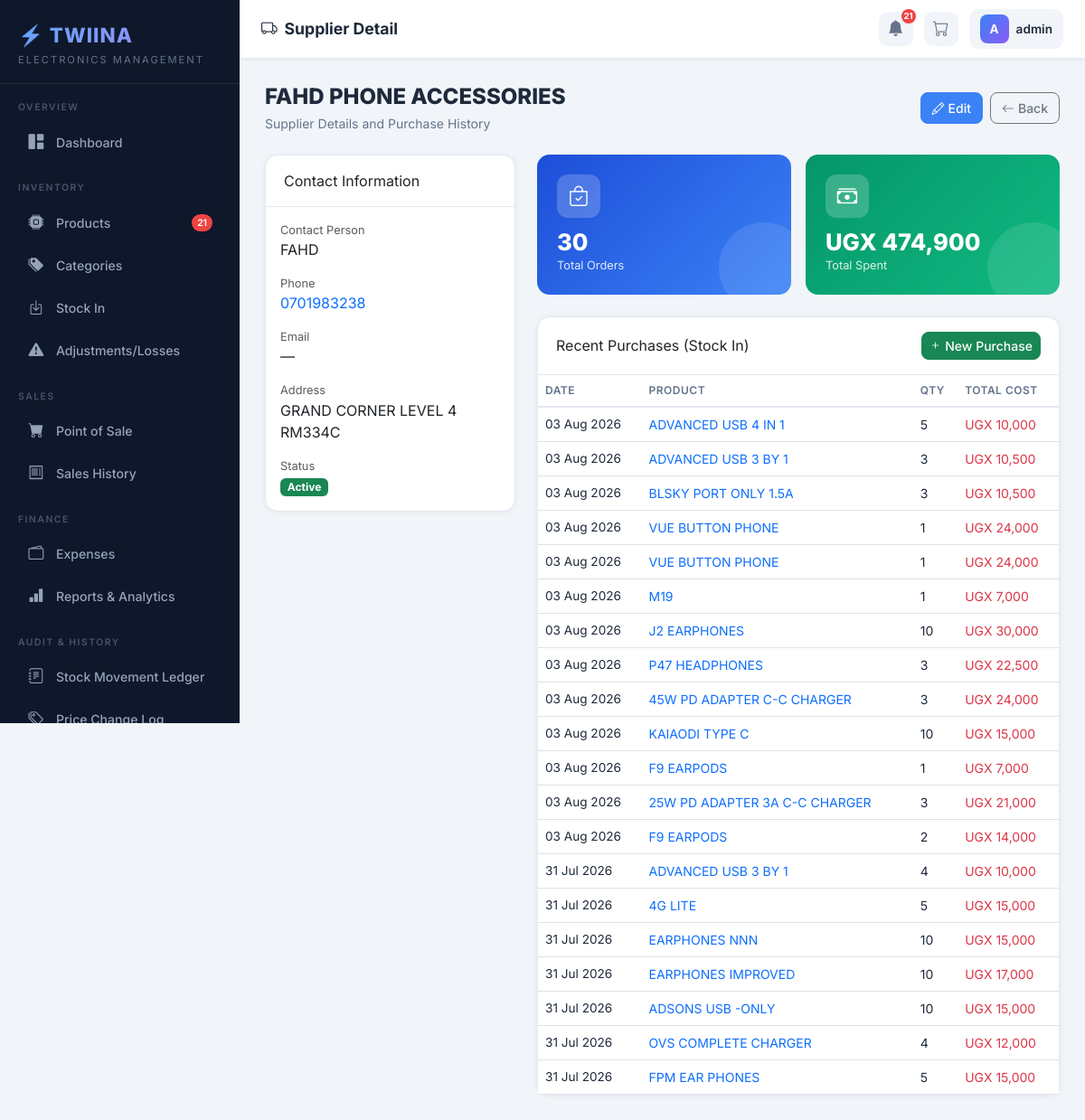
Page /suppliers/1/ (signed in) on the committed database.
### shop/models.py (models this page shows, shortened)
class Supplier(models.Model):
    name = models.CharField(max_length=200)
    contact_person = models.CharField(max_length=100, blank=True)
    phone = models.CharField(max_length=20)
    email = models.EmailField(blank=True)
    address = models.TextField(blank=True)
    notes = models.TextField(blank=True)
    is_active = models.BooleanField(default=True)
    date_added = models.DateTimeField(auto_now_add=True)
    class Meta:
        ordering = ['name']
    def total_purchases_amount(self):
        return self.stockin_set.aggregate(
            total=models.Sum('total_cost')
        )['total'] or Decimal('0.00')
    def total_orders(self):
        return self.stockin_set.count()

class StockIn(models.Model):
    product = models.ForeignKey(Product, on_delete=models.CASCADE, related_name='stock_ins')
    supplier = models.ForeignKey(Supplier, on_delete=models.SET_NULL, null=True, blank=True, related_name='stockin_set')
    quantity = models.PositiveIntegerField()
    buying_price_per_unit = models.DecimalField(max_digits=12, decimal_places=2)
    total_cost = models.DecimalField(max_digits=15, decimal_places=2, default=0)
    invoice_number = models.CharField(max_length=100, blank=True)
    notes = models.TextField(blank=True)
    received_by = models.ForeignKey(User, on_delete=models.SET_NULL, null=True, related_name='stock_ins')
    date_received = models.DateTimeField(auto_now_add=True)
    class Meta:
        verbose_name = "Stock In"
        verbose_name_plural = "Stock In Records"
        ordering = ['-date_received']

class Product(models.Model):
    PRICING_MODE_CHOICES = [
        ('MARKUP', 'Markup Percentage'),
        ('DIRECT', 'Direct Selling Price'),
    ]
    UNIT_CHOICES = [
        ('piece', 'Piece'), ('pair', 'Pair'), ('box', 'Box'),
        ('set', 'Set'), ('dozen', 'Dozen'), ('unit', 'Unit'),
        ('roll', 'Roll'), ('metre', 'Metre'), ('kit', 'Kit'),
    ]
    name = models.CharField(max_length=200)
    category = models.ForeignKey(Category, on_delete=models.SET_NULL, null=True, blank=True)
    brand = models.CharField(max_length=100, blank=True)
    model_number = models.CharField(max_length=100, blank=True)
    description = models.TextField(blank=True)
    barcode = models.CharField(max_length=100, blank=True, null=True, unique=True)
    unit = models.CharField(max_length=20, choices=UNIT_CHOICES, default='piece')
    image = models.ImageField(upload_to='products/', blank=True, null=True)
    buying_price = models.DecimalField(max_digits=12, decimal_places=2, default=0)
    pricing_mode = models.CharField(max_length=10, choices=PRICING_MODE_CHOICES, default='MARKUP')
    markup_percentage = models.DecimalField(max_digits=6, decimal_places=2, default=Decimal('50.00'))
    direct_selling_price = models.DecimalField(max_digits=12, decimal_places=2, null=True, blank=True)
    current_stock = models.PositiveIntegerField(default=0)
    reserved_stock = models.PositiveIntegerField(default=0)
    minimum_stock = models.PositiveIntegerField(default=5)
    is_active = models.BooleanField(default=True)
    date_added = models.DateTimeField(auto_now_add=True)
    last_updated = models.DateTimeField(auto_now=True)
    class Meta:
        ordering = ['name']

### shop/views.py (the view)
# urls.py: path('suppliers/<int:pk>/', views.supplier_detail, name='supplier_detail'),
@admin_required
def supplier_detail(request, pk):
    supplier = get_object_or_404(Supplier, pk=pk)
    stock_ins = supplier.stockin_set.select_related('product').order_by('-date_received')[:20]
    return render(request, 'shop/suppliers/detail.html', {
        'supplier': supplier,
        'stock_ins': stock_ins,
    })

### shop/context_processors.py (called while the page is built)
def global_context(request):
    if request.user.is_authenticated:
        low_stock_count = Product.objects.filter(
            current_stock__lte=models_min_stock(), is_active=True
        ).count()
        today_sales = Sale.objects.filter(
            date__date=timezone.now().date()
        ).count()
        try:
            user_role = request.user.profile.role
        except Exception:
            user_role = 'ATTENDANT'
        return {
            'low_stock_count': low_stock_count,
            'today_sales_count': today_sales,
            'user_role': user_role,
        }
    return {}

def models_min_stock():
    from django.db.models import F
    return F('minimum_stock')

### shop/models.py (called while the page is built)
    def is_admin(self):
        return self.role == 'ADMIN'

### shop/templatetags/shop_filters.py (called while the page is built)
@register.filter
def currency(value):
    if value is None:
        return "UGX 0.00"
    try:
        return f"UGX {float(value):,.0f}"
    except (ValueError, TypeError):
        return "UGX 0"

### templates/shop/suppliers/detail.html (shortened to what this page needs)
{% extends 'base.html' %}
{% load shop_filters %}
{% block page_title %}<i class="bi bi-truck me-2"></i>Supplier Detail{% endblock %}
{% block content %}
<div class="d-flex justify-content-between align-items-center mb-4">
  <div class="page-header mb-0">
    <h1>{{ supplier.name }}</h1>
    <p>Supplier Details and Purchase History</p>
  </div>
  <div class="d-flex gap-2">
    <a href="{% url 'supplier_update' supplier.pk %}" class="btn btn-primary"><i class="bi bi-pencil me-1"></i>Edit</a>
    <a href="{% url 'supplier_list' %}" class="btn btn-outline-secondary"><i class="bi bi-arrow-left me-1"></i>Back</a>
  </div>
</div>
<div class="row g-4">
  <div class="col-lg-4">
    <div class="card mb-3">
      <div class="card-header"><span class="fw-700">Contact Information</span></div>
      <div class="card-body">
        <div class="mb-3">
          <div class="text-muted" style="font-size:0.8rem;">Contact Person</div>
          <div class="fw-600">{{ supplier.contact_person|default:"—" }}</div>
        </div>
        <div class="mb-3">
          <div class="text-muted" style="font-size:0.8rem;">Phone</div>
          <div class="fw-600"><a href="tel:{{ supplier.phone }}" style="text-decoration:none;">{{ supplier.phone }}</a></div>
        </div>
        <div class="mb-3">
          <div class="text-muted" style="font-size:0.8rem;">Email</div>
          <div class="fw-600">{% if supplier.email %}<a href="mailto:{{ supplier.email }}" style="text-decoration:none;">{{ supplier.email }}</a>{% else %}—{% endif %}</div>
        </div>
        <div class="mb-3">
          <div class="text-muted" style="font-size:0.8rem;">Address</div>
          <div>{{ supplier.address|default:"—" }}</div>
        </div>
        <div>
          <div class="text-muted" style="font-size:0.8rem;">Status</div>
          <div>
            {% if supplier.is_active %}
            <span class="badge bg-success">Active</span>
            {% else %}
            <span class="badge bg-secondary">Inactive</span>
            {% endif %}
          </div>
        </div>
      </div>
    </div>
  </div>
  <div class="col-lg-8">
    <div class="row g-3 mb-4">
      <div class="col-sm-6">
        <div class="stat-card bg-grad-blue">
          <div class="stat-icon"><i class="bi bi-bag-check"></i></div>
          <div class="stat-value">{{ supplier.total_orders }}</div>
          <div class="stat-label">Total Orders</div>
        </div>
      </div>
      <div class="col-sm-6">
        <div class="stat-card bg-grad-green">
          <div class="stat-icon"><i class="bi bi-cash-stack"></i></div>
          <div class="stat-value">{{ supplier.total_purchases_amount|currency }}</div>
          <div class="stat-label">Total Spent</div>
        </div>
      </div>
    </div>
    <div class="card">
      <div class="card-header d-flex justify-content-between align-items-center">
        <span class="fw-700">Recent Purchases (Stock In)</span>
        <a href="{% url 'stock_in_create' %}?supplier={{ supplier.pk }}" class="btn btn-sm btn-success"><i class="bi bi-plus"></i> New Purchase</a>
      </div>
      <div class="card-body p-0">
        <table class="table table-hover mb-0">
          <thead>
            <tr>
              <th>Date</th>
              <th>Product</th>
              <th>Qty</th>
              <th>Total Cost</th>
            </tr>
          </thead>
          <tbody>
            {% for si in stock_ins %}
            <tr>
              <td style="font-size:0.85rem;">{{ si.date_received|date:"d M Y" }}</td>
              <td><a href="{% url 'product_detail' si.product.pk %}" class="fw-600 text-decoration-none">{{ si.product.name }}</a></td>
              <td class="fw-600">{{ si.quantity }}</td>
              <td class="fw-600 text-danger">{{ si.total_cost|currency }}</td>
            </tr>
            {% empty %}
            <tr><td colspan="4" class="text-center text-muted py-4">No purchases recorded for this supplier yet.</td></tr>
            {% endfor %}
          </tbody>
        </table>
      </div>
    </div>
  </div>
</div>
{% endblock %}

### templates/base.html (shortened to what this page needs)
{% load shop_filters %}
<!DOCTYPE html>
<html lang="en">
<head>
  <link href="https://cdn.jsdelivr.net/npm/bootstrap@5.3.2/dist/css/bootstrap.min.css" rel="stylesheet"/>
  <link href="https://cdn.jsdelivr.net/npm/bootstrap-icons@1.11.3/font/bootstrap-icons.css" rel="stylesheet"/>
</head>
<body>
{% if user.is_authenticated %}
<div id="sidebar">
  <div class="sidebar-logo">
    <div class="brand-name">⚡ TWIINA</div>
    <div class="brand-sub">Electronics Management</div>
  </div>
  {% if user_role == 'ADMIN' %}
  <div class="nav-section-label">Overview</div>
  <nav class="sidebar-nav">
    <a href="{% url 'dashboard' %}" class="{% if request.resolver_match.url_name == 'dashboard' %}active{% endif %}">
      <i class="bi bi-grid-1x2-fill"></i> Dashboard
    </a>
  </nav>
  <div class="nav-section-label">Inventory</div>
  <nav class="sidebar-nav">
    <a href="{% url 'product_list' %}" class="{% if 'product' in request.resolver_match.url_name %}active{% endif %}">
      <i class="bi bi-cpu-fill"></i> Products
      {% if low_stock_count > 0 %}<span class="badge-dot">{{ low_stock_count }}</span>{% endif %}
    </a>
    <a href="{% url 'category_list' %}" class="{% if 'category' in request.resolver_match.url_name %}active{% endif %}">
      <i class="bi bi-tags-fill"></i> Categories
    </a>
    <a href="{% url 'stock_in_list' %}" class="{% if 'stock_in' in request.resolver_match.url_name %}active{% endif %}">
      <i class="bi bi-box-arrow-in-down"></i> Stock In
    </a>
    <a href="{% url 'adjustment_list' %}" class="{% if 'adjustment' in request.resolver_match.url_name %}active{% endif %}">
      <i class="bi bi-exclamation-triangle-fill"></i> Adjustments/Losses
    </a>
  </nav>
  <div class="nav-section-label">Sales</div>
  <nav class="sidebar-nav">
    <a href="{% url 'pos' %}" class="{% if request.resolver_match.url_name == 'pos' %}active{% endif %}">
      <i class="bi bi-cart-fill"></i> Point of Sale
    </a>
    <a href="{% url 'sale_list' %}" class="{% if 'sale' in request.resolver_match.url_name and request.resolver_match.url_name != 'pos' %}active{% endif %}">
      <i class="bi bi-receipt"></i> Sales History
    </a>
  </nav>
  <div class="nav-section-label">Finance</div>
  <nav class="sidebar-nav">
    <a href="{% url 'expense_list' %}" class="{% if 'expense' in request.resolver_match.url_name %}active{% endif %}">
      <i class="bi bi-wallet2"></i> Expenses
    </a>
    <a href="{% url 'reports' %}" class="{% if request.resolver_match.url_name == 'reports' %}active{% endif %}">
      <i class="bi bi-bar-chart-fill"></i> Reports & Analytics
    </a>
  </nav>
  <div class="nav-section-label">Audit & History</div>
  <nav class="sidebar-nav">
    <a href="{% url 'stock_history' %}" class="{% if request.resolver_match.url_name == 'stock_history' %}active{% endif %}">
      <i class="bi bi-journal-text"></i> Stock Movement Ledger
    </a>
    <a href="{% url 'price_history' %}" class="{% if request.resolver_match.url_name == 'price_history' %}active{% endif %}">
      <i class="bi bi-tags"></i> Price Change Log
    </a>
  </nav>
  {% endif %}
</div>
<div id="topbar">
  <span class="page-title">{% block page_title %}Dashboard{% endblock %}</span>
  <div class="topbar-right">
    {% if low_stock_count > 0 %}
    <a href="{% url 'product_list' %}?stock=low" class="topbar-icon-btn" title="Low Stock Alert">
      <i class="bi bi-bell-fill"></i>
      <span class="notif-badge">{{ low_stock_count }}</span>
    </a>
    {% endif %}
    <a href="{% url 'pos' %}" class="topbar-icon-btn" title="Point of Sale">
      <i class="bi bi-cart"></i>
    </a>
    <div class="topbar-user">
      <div class="avatar">{{ user.username|first|upper }}</div>
      <span class="u-name">{{ user.get_full_name|default:user.username }}</span>
    </div>
  </div>
</div>
<div id="main-content">
  {% block content %}{% endblock %}
</div>
{% else %}
{% block auth_content %}{% endblock %}
{% endif %}
</body>
</html>

### rows in the picture
Supplier: name "FAHD PHONE ACCESSORIES", contact_person "FAHD", phone "0701983238", address "GRAND CORNER LEVEL 4 RM334C", total_orders "30", total_purchases_amount "UGX 474,900"
StockIn: date_received "03 Aug 2026", product.name "ADVANCED USB 4 IN 1", quantity "5", total_cost "UGX 10,000"
StockIn: date_received "03 Aug 2026", product.name "ADVANCED USB 3 BY 1", quantity "3", total_cost "UGX 10,500"
StockIn: date_received "03 Aug 2026", product.name "BLSKY PORT ONLY 1.5A", quantity "3", total_cost "UGX 10,500"
StockIn: date_received "03 Aug 2026", product.name "VUE BUTTON PHONE", quantity "1", total_cost "UGX 24,000"
StockIn: date_received "03 Aug 2026", product.name "VUE BUTTON PHONE", quantity "1", total_cost "UGX 24,000"
StockIn: date_received "03 Aug 2026", product.name "M19", quantity "1", total_cost "UGX 7,000"
StockIn: date_received "03 Aug 2026", product.name "J2 EARPHONES", quantity "10", total_cost "UGX 30,000"
StockIn: date_received "03 Aug 2026", product.name "P47 HEADPHONES", quantity "3", total_cost "UGX 22,500"
StockIn: date_received "03 Aug 2026", product.name "45W PD ADAPTER C-C CHARGER", quantity "3", total_cost "UGX 24,000"
StockIn: date_received "03 Aug 2026", product.name "KAIAODI TYPE C", quantity "10", total_cost "UGX 15,000"
StockIn: date_received "03 Aug 2026", product.name "F9 EARPODS", quantity "1", total_cost "UGX 7,000"
StockIn: date_received "03 Aug 2026", product.name "25W PD ADAPTER 3A C-C CHARGER", quantity "3", total_cost "UGX 21,000"
StockIn: date_received "03 Aug 2026", product.name "F9 EARPODS", quantity "2", total_cost "UGX 14,000"
StockIn: date_received "31 Jul 2026", product.name "ADVANCED USB 3 BY 1", quantity "4", total_cost "UGX 10,000"
StockIn: date_received "31 Jul 2026", product.name "4G LITE", quantity "5", total_cost "UGX 15,000"
StockIn: date_received "31 Jul 2026", product.name "EARPHONES NNN", quantity "10", total_cost "UGX 15,000"
StockIn: date_received "31 Jul 2026", product.name "EARPHONES IMPROVED", quantity "10", total_cost "UGX 17,000"
StockIn: date_received "31 Jul 2026", product.name "ADSONS USB -ONLY", quantity "10", total_cost "UGX 15,000"
StockIn: date_received "31 Jul 2026", product.name "OVS COMPLETE CHARGER", quantity "4", total_cost "UGX 12,000"
StockIn: date_received "31 Jul 2026", product.name "FPM EAR PHONES", quantity "5", total_cost "UGX 15,000"

### other values in the picture
{{ low_stock_count }} "21"
{{ user.username|first|upper }} "A"
{{ user.get_full_name|default:user.username }} "admin"
